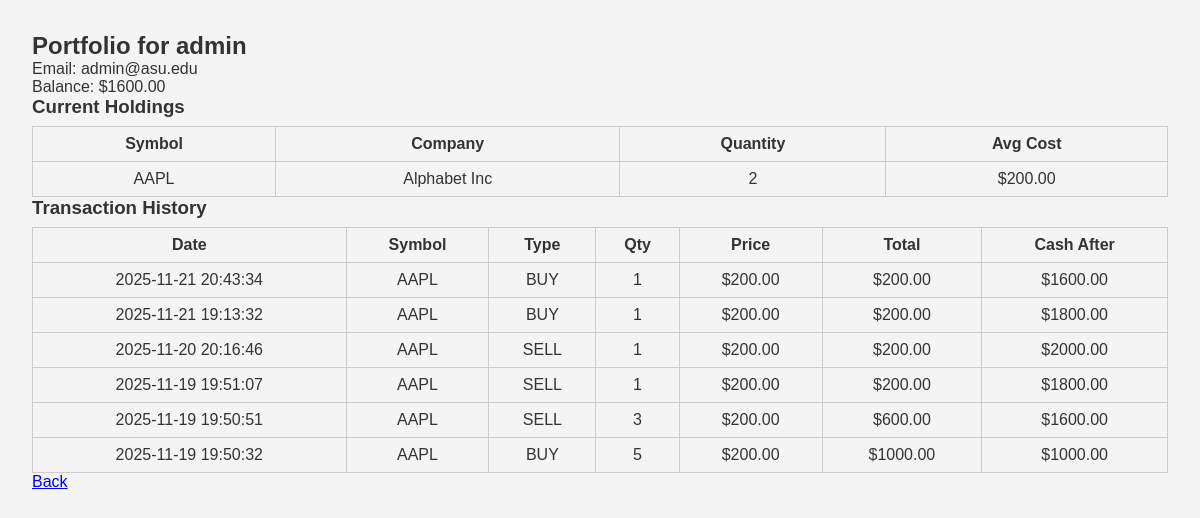
Page /admin/user/1/portfolio (signed in) on the earlier database version.
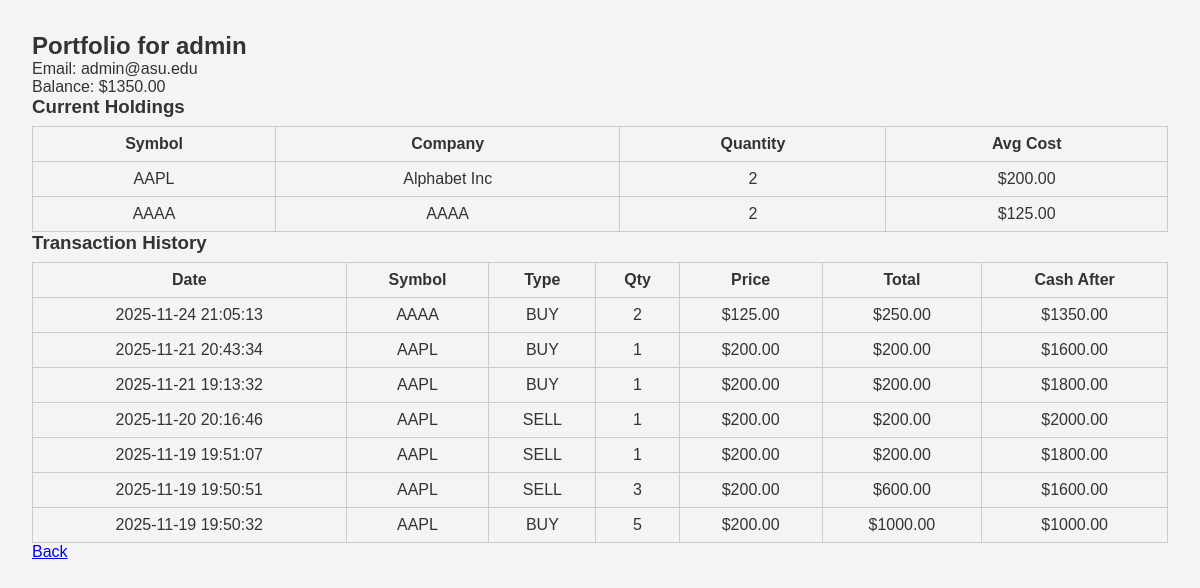
Same page on the later database version.
### tables this page shows
CREATE TABLE users (
    user_id INTEGER PRIMARY KEY AUTOINCREMENT,
    username TEXT NOT NULL UNIQUE,
    email TEXT NOT NULL UNIQUE,
    balance REAL DEFAULT 0.0,
    password_hash TEXT NOT NULL,
    is_admin INTEGER DEFAULT 0
);

CREATE TABLE portfolio (
    portfolio_id INTEGER PRIMARY KEY AUTOINCREMENT,
    user_id INTEGER NOT NULL,
    stock_id INTEGER NOT NULL,
    quantity INTEGER DEFAULT 0,
    avg_cost REAL DEFAULT 0,
    total_invested REAL DEFAULT 0,
    last_updated TEXT DEFAULT CURRENT_TIMESTAMP,
    FOREIGN KEY (user_id) REFERENCES users(user_id),
    FOREIGN KEY (stock_id) REFERENCES stocks(stock_id)
);

CREATE TABLE stocks (
    stock_id INTEGER PRIMARY KEY AUTOINCREMENT,
    symbol TEXT NOT NULL UNIQUE,
    company_name TEXT NOT NULL,
    price REAL NOT NULL
);

CREATE TABLE transaction_history (
    transaction_id INTEGER PRIMARY KEY AUTOINCREMENT,
    user_id INTEGER NOT NULL,
    stock_id INTEGER NOT NULL,
    order_type TEXT NOT NULL,
    quantity INTEGER NOT NULL,
    price REAL NOT NULL,
    total_value REAL NOT NULL,
    cash_before REAL NOT NULL,
    cash_after REAL NOT NULL,
    realized_pl REAL DEFAULT 0,
    timestamp TEXT DEFAULT CURRENT_TIMESTAMP,
    FOREIGN KEY (user_id) REFERENCES users(user_id),
    FOREIGN KEY (stock_id) REFERENCES stocks(stock_id)
);

### app.py (the view)
@app.route('/admin/user/<int:user_id>/portfolio')
def admin_user_portfolio(user_id):
    check = require_admin()
    if check: return check
    conn = get_db_connection()
    cursor = conn.cursor()
    user = cursor.execute(
        "SELECT user_id, username, email, balance FROM users WHERE user_id = ?",
        (user_id,)
    ).fetchone()
    if not user:
        conn.close()
        flash("User not found.", "error")
        return redirect(url_for('admin_users'))
    portfolio = cursor.execute("""
        SELECT p.quantity, p.avg_cost, s.symbol, s.company_name
        FROM portfolio p
        JOIN stocks s ON p.stock_id = s.stock_id
        WHERE p.user_id = ?
    """, (user_id,)).fetchall()
    transactions = cursor.execute("""
        SELECT t.*, s.symbol FROM transaction_history t
        JOIN stocks s ON t.stock_id = s.stock_id
        WHERE t.user_id = ?
        ORDER BY timestamp DESC
    """, (user_id,)).fetchall()
    conn.close()
    return render_template(
        "admin_user_portfolio.html",
        user=user,
        portfolio=portfolio,
        transactions=transactions
    )

### app.py (called while the page is built)
def get_db_connection():
    conn = sqlite3.connect(DB_NAME)
    conn.row_factory = sqlite3.Row
    return conn

def require_admin():
    if 'user_id' not in session:
        flash("You must be logged in.", "error")
        return redirect(url_for('login'))
    conn = get_db_connection()
    user = conn.execute(
        'SELECT is_admin FROM users WHERE user_id = ?',
        (session['user_id'],)
    ).fetchone()
    conn.close()
    if not user:
        flash("User not found.", "error")
        return redirect(url_for('login'))
    is_admin = user['is_admin'] if 'is_admin' in user.keys() else 0
    if int(is_admin) != 1:
        flash("Administrator access required.", "error")
        if 'user_id' in session:
            return redirect(url_for('dashboard', user_id=session.get('user_id')))
        return redirect(url_for('login'))
    return None

### templates/admin_user_portfolio.html (shortened to what this page needs)
<!DOCTYPE html>
<html>
<head>
  <link rel="stylesheet" href="{{ url_for('static', filename='styles.css') }}">
</head>
<body>
<main class="dashboard-container">
  <div class="card">
    <div class="card-header">
      <h2>Portfolio for {{ user.username }}</h2>
      <p>Email: {{ user.email }}</p>
      <p>Balance: ${{ "%.2f"|format(user.balance) }}</p>
    </div>
    <div class="card-content">
      <h3>Current Holdings</h3>
      {% if portfolio %}
      <table>
        <thead><tr><th>Symbol</th><th>Company</th><th>Quantity</th><th>Avg Cost</th></tr></thead>
        <tbody>
          {% for item in portfolio %}
            <tr>
              <td>{{ item.symbol }}</td>
              <td>{{ item.company_name }}</td>
              <td>{{ item.quantity }}</td>
              <td>${{ "%.2f"|format(item.avg_cost) }}</td>
            </tr>
          {% endfor %}
        </tbody>
      </table>
      {% else %}
        <p>No holdings.</p>
      {% endif %}
      <h3>Transaction History</h3>
      {% if transactions %}
      <table>
        <thead>
          <tr>
            <th>Date</th><th>Symbol</th><th>Type</th><th>Qty</th><th>Price</th><th>Total</th><th>Cash After</th>
          </tr>
        </thead>
        <tbody>
          {% for t in transactions %}
          <tr>
            <td>{{ t.timestamp }}</td>
            <td>{{ t.symbol }}</td>
            <td>{{ t.order_type }}</td>
            <td>{{ t.quantity }}</td>
            <td>${{ "%.2f"|format(t.price) }}</td>
            <td>${{ "%.2f"|format(t.total_value) }}</td>
            <td>${{ "%.2f"|format(t.cash_after) }}</td>
          </tr>
          {% endfor %}
        </tbody>
      </table>
      {% else %}
        <p>No transactions found.</p>
      {% endif %}
      <a href="{{ url_for('admin_users') }}" class="btn btn-primary">Back</a>
    </div>
  </div>
</main>
</body>
</html>

Differences in the rows shown:
changed users "admin": balance "1600.00" → "1350.00"
added portfolio: symbol "AAAA", company_name "AAAA", quantity "2", avg_cost "125.00"
added transaction_history: timestamp "2025-11-24 21:05:13", symbol "AAAA", order_type "BUY", quantity "2", price "125.00", total_value "250.00", cash_after "1350.00"
